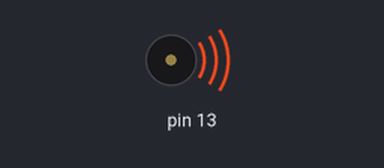
Simulated run of this sketch. Board: Arduino Uno, built with avr-gcc and run on an emulated ATmega328P. Parts: buzzer (waves = sounding).

Above: at 0.2 s.
At 22.0 s:
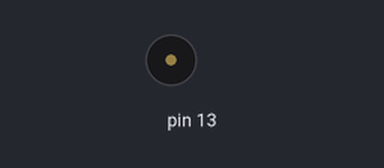
Timing chart, 0 to 23.7 s (numbered marks = the images above):
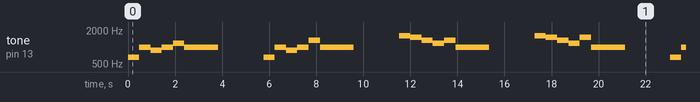

Measured:
- by itself, tone on pin 13: plays 659 Hz for 0.48 s, 988 Hz for 0.48 s, 880 Hz for 0.48 s, 988 Hz for 0.48 s, 1175 Hz for 0.48 s, 988 Hz for 1.4 s … (138 notes in this stretch)

The sketch:

MusicPlayerRTTL.ino
```cpp
// A fun sketch to demonstrate the use of the Tone library.

// To mix the output of the signals to output to a small speaker (i.e. 8 Ohms or higher),
// simply use 1K Ohm resistors from each output pin and tie them together at the speaker.
// Don't forget to connect the other side of the speaker to ground!

// You can get more RTTTL (RingTone Text Transfer Language) songs from
// http://merwin.bespin.org/db/rts/index.php

#include <Tone.h>

Tone tone1;

#define OCTAVE_OFFSET 0

int notes[] = { 0,
NOTE_C4, NOTE_CS4, NOTE_D4, NOTE_DS4, NOTE_E4, NOTE_F4, NOTE_FS4, NOTE_G4, NOTE_GS4, NOTE_A4, NOTE_AS4, NOTE_B4,
NOTE_C5, NOTE_CS5, NOTE_D5, NOTE_DS5, NOTE_E5, NOTE_F5, NOTE_FS5, NOTE_G5, NOTE_GS5, NOTE_A5, NOTE_AS5, NOTE_B5,
NOTE_C6, NOTE_CS6, NOTE_D6, NOTE_DS6, NOTE_E6, NOTE_F6, NOTE_FS6, NOTE_G6, NOTE_GS6, NOTE_A6, NOTE_AS6, NOTE_B6,
NOTE_C7, NOTE_CS7, NOTE_D7, NOTE_DS7, NOTE_E7, NOTE_F7, NOTE_FS7, NOTE_G7, NOTE_GS7, NOTE_A7, NOTE_AS7, NOTE_B7
};


/******

char *song01 = "The Simpsons:d=4,o=5,b=160:c.6,e6,f#6,8a6,g.6,e6,c6,8a,8f#,8f#,8f#,2g,8p,8p,8f#,8f#,8f#,8g,a#.,8c6,8c6,8c6,c6";
char *song02 = "Indiana:d=4,o=5,b=250:e,8p,8f,8g,8p,1c6,8p.,d,8p,8e,1f,p.,g,8p,8a,8b,8p,1f6,p,a,8p,8b,2c6,2d6,2e6,e,8p,8f,8g,8p,1c6,p,d6,8p,8e6,1f.6,g,8p,8g,e.6,8p,d6,8p,8g,e.6,8p,d6,8p,8g,f.6,8p,e6,8p,8d6,2c6";
char *song03 = "TakeOnMe:d=4,o=4,b=160:8f#5,8f#5,8f#5,8d5,8p,8b,8p,8e5,8p,8e5,8p,8e5,8g#5,8g#5,8a5,8b5,8a5,8a5,8a5,8e5,8p,8d5,8p,8f#5,8p,8f#5,8p,8f#5,8e5,8e5,8f#5,8e5,8f#5,8f#5,8f#5,8d5,8p,8b,8p,8e5,8p,8e5,8p,8e5,8g#5,8g#5,8a5,8b5,8a5,8a5,8a5,8e5,8p,8d5,8p,8f#5,8p,8f#5,8p,8f#5,8e5,8e5";
char *song04 = "Entertainer:d=4,o=5,b=140:8d,8d#,8e,c6,8e,c6,8e,2c.6,8c6,8d6,8d#6,8e6,8c6,8d6,e6,8b,d6,2c6,p,8d,8d#,8e,c6,8e,c6,8e,2c.6,8p,8a,8g,8f#,8a,8c6,e6,8d6,8c6,8a,2d6";
char *song05 = "Muppets:d=4,o=5,b=250:c6,c6,a,b,8a,b,g,p,c6,c6,a,8b,8a,8p,g.,p,e,e,g,f,8e,f,8c6,8c,8d,e,8e,8e,8p,8e,g,2p,c6,c6,a,b,8a,b,g,p,c6,c6,a,8b,a,g.,p,e,e,g,f,8e,f,8c6,8c,8d,e,8e,d,8d,c";
char *song06 = "Xfiles:d=4,o=5,b=125:e,b,a,b,d6,2b.,1p,e,b,a,b,e6,2b.,1p,g6,f#6,e6,d6,e6,2b.,1p,g6,f#6,e6,d6,f#6,2b.,1p,e,b,a,b,d6,2b.,1p,e,b,a,b,e6,2b.,1p,e6,2b.";
char *song07 = "Looney:d=4,o=5,b=140:32p,c6,8f6,8e6,8d6,8c6,a.,8c6,8f6,8e6,8d6,8d#6,e.6,8e6,8e6,8c6,8d6,8c6,8e6,8c6,8d6,8a,8c6,8g,8a#,8a,8f";
char *song08 = "20thCenFox:d=16,o=5,b=140:b,8p,b,b,2b,p,c6,32p,b,32p,c6,32p,b,32p,c6,32p,b,8p,b,b,b,32p,b,32p,b,32p,b,32p,b,32p,b,32p,b,32p,g#,32p,a,32p,b,8p,b,b,2b,4p,8e,8g#,8b,1c#6,8f#,8a,8c#6,1e6,8a,8c#6,8e6,1e6,8b,8g#,8a,2b";
char *song09 = "Bond:d=4,o=5,b=80:32p,16c#6,32d#6,32d#6,16d#6,8d#6,16c#6,16c#6,16c#6,16c#6,32e6,32e6,16e6,8e6,16d#6,16d#6,16d#6,16c#6,32d#6,32d#6,16d#6,8d#6,16c#6,16c#6,16c#6,16c#6,32e6,32e6,16e6,8e6,16d#6,16d6,16c#6,16c#7,c.7,16g#6,16f#6,g#.6";
char *song10 = "MASH:d=8,o=5,b=140:4a,4g,f#,g,p,f#,p,g,p,f#,p,2e.,p,f#,e,4f#,e,f#,p,e,p,4d.,p,f#,4e,d,e,p,d,p,e,p,d,p,2c#.,p,d,c#,4d,c#,d,p,e,p,4f#,p,a,p,4b,a,b,p,a,p,b,p,2a.,4p,a,b,a,4b,a,b,p,2a.,a,4f#,a,b,p,d6,p,4e.6,d6,b,p,a,p,2b";
char *song11 = "StarWars:d=4,o=5,b=45:32p,32f#,32f#,32f#,8b.,8f#.6,32e6,32d#6,32c#6,8b.6,16f#.6,32e6,32d#6,32c#6,8b.6,16f#.6,32e6,32d#6,32e6,8c#.6,32f#,32f#,32f#,8b.,8f#.6,32e6,32d#6,32c#6,8b.6,16f#.6,32e6,32d#6,32c#6,8b.6,16f#.6,32e6,32d#6,32e6,8c#6";
char *song12 = "GoodBad:d=4,o=5,b=56:32p,32a#,32d#6,32a#,32d#6,8a#.,16f#.,16g#.,d#,32a#,32d#6,32a#,32d#6,8a#.,16f#.,16g#.,c#6,32a#,32d#6,32a#,32d#6,8a#.,16f#.,32f.,32d#.,c#,32a#,32d#6,32a#,32d#6,8a#.,16g#.,d#";
char *song13 = "TopGun:d=4,o=4,b=31:32p,16c#,16g#,16g#,32f#,32f,32f#,32f,16d#,16d#,32c#,32d#,16f,32d#,32f,16f#,32f,32c#,16f,d#,16c#,16g#,16g#,32f#,32f,32f#,32f,16d#,16d#,32c#,32d#,16f,32d#,32f,16f#,32f,32c#,g#";
char *song14 = "A-Team:d=8,o=5,b=125:4d#6,a#,2d#6,16p,g#,4a#,4d#.,p,16g,16a#,d#6,a#,f6,2d#6,16p,c#.6,16c6,16a#,g#.,2a#";
char *song15 = "Flinstones:d=4,o=5,b=40:32p,16f6,16a#,16a#6,32g6,16f6,16a#.,16f6,32d#6,32d6,32d6,32d#6,32f6,16a#,16c6,d6,16f6,16a#.,16a#6,32g6,16f6,16a#.,32f6,32f6,32d#6,32d6,32d6,32d#6,32f6,16a#,16c6,a#,16a6,16d.6,16a#6,32a6,32a6,32g6,32f#6,32a6,8g6,16g6,16c.6,32a6,32a6,32g6,32g6,32f6,32e6,32g6,8f6,16f6,16a#.,16a#6,32g6,16f6,16a#.,16f6,32d#6,32d6,32d6,32d#6,32f6,16a#,16c.6,32d6,32d#6,32f6,16a#,16c.6,32d6,32d#6,32f6,16a#6,16c7,8a#.6";
char *song16 = "Jeopardy:d=4,o=6,b=125:c,f,c,f5,c,f,2c,c,f,c,f,a.,8g,8f,8e,8d,8c#,c,f,c,f5,c,f,2c,f.,8d,c,a#5,a5,g5,f5,p,d#,g#,d#,g#5,d#,g#,2d#,d#,g#,d#,g#,c.7,8a#,8g#,8g,8f,8e,d#,g#,d#,g#5,d#,g#,2d#,g#.,8f,d#,c#,c,p,a#5,p,g#.5,d#,g#";
char *song17 = "Gadget:d=16,o=5,b=50:32d#,32f,32f#,32g#,a#,f#,a,f,g#,f#,32d#,32f,32f#,32g#,a#,d#6,4d6,32d#,32f,32f#,32g#,a#,f#,a,f,g#,f#,8d#";
char *song18 = "Smurfs:d=32,o=5,b=200:4c#6,16p,4f#6,p,16c#6,p,8d#6,p,8b,p,4g#,16p,4c#6,p,16a#,p,8f#,p,8a#,p,4g#,4p,g#,p,a#,p,b,p,c6,p,4c#6,16p,4f#6,p,16c#6,p,8d#6,p,8b,p,4g#,16p,4c#6,p,16a#,p,8b,p,8f,p,4f#";
char *song19 = "MahnaMahna:d=16,o=6,b=125:c#,c.,b5,8a#.5,8f.,4g#,a#,g.,4d#,8p,c#,c.,b5,8a#.5,8f.,g#.,8a#.,4g,8p,c#,c.,b5,8a#.5,8f.,4g#,f,g.,8d#.,f,g.,8d#.,f,8g,8d#.,f,8g,d#,8c,a#5,8d#.,8d#.,4d#,8d#.";
char *song20 = "LeisureSuit:d=16,o=6,b=56:f.5,f#.5,g.5,g#5,32a#5,f5,g#.5,a#.5,32f5,g#5,32a#5,g#5,8c#.,a#5,32c#,a5,a#.5,c#.,32a5,a#5,32c#,d#,8e,c#.,f.,f.,f.,f.,f,32e,d#,8d,a#.5,e,32f,e,32f,c#,d#.,c#";
char *song21 = "MissionImp:d=16,o=6,b=95:32d,32d#,32d,32d#,32d,32d#,32d,32d#,32d,32d,32d#,32e,32f,32f#,32g,g,8p,g,8p,a#,p,c7,p,g,8p,g,8p,f,p,f#,p,g,8p,g,8p,a#,p,c7,p,g,8p,g,8p,f,p,f#,p,a#,g,2d,32p,a#,g,2c#,32p,a#,g,2c,a#5,8c,2p,32p,a#5,g5,2f#,32p,a#5,g5,2f,32p,a#5,g5,2e,d#,8d";
char *song22 = "DoomLev1:d=32,o=5,b=56:f,f,f6,f,f,d#6,f,f,c#6,f,f,b,f,f,c6,c#6,f,f,f6,f,f,d#6,f,f,c#6,f,f,8b.,f,f,f6,f,f,d#6,f,f,c#6,f,f,b,f,f,c6,c#6,f,f,f6,f,f,d#6,f,f,c#6,f,f,8b.,a#,a#,a#6,a#,a#,g#6,a#,a#,f#6,a#,a#,e6,a#,a#,f6,f#6,a#,a#,a#6,a#,a#,g#6,a#,a#,f#6,a#,a#,8e6";
char *song23 = "ZeldaTheme:d=16,o=6,b=50:8b5,8f#.5,b5,32b5,32c#,32d#,32e,4f#,f#,32f#.,32g.,32a.,4b,32b,32b.,32a.,32g.,a.,32g.,4f#,8f#,e,32e,32f#,4g,f#,e,d,32d,32e,4f#,e,d,c#,32c#,32d#,4f,8g#,4f#";
char *song24 = "TMNT:d=4,o=5,b=100:8e,8f#,8e,8f#,8e,16f#,8e.,8f#,8g,8a,8g,8a,8g,16a,8g.,8a,8c6,8d6,8c6,8d6,8c6,16d6,8c.6,8d6,16a,16a,16a,16a,8g,8a,8p,16a,16a,16a,16a";
char *song25 = "Tequila:d=16,o=5,b=100:c#,f#,p,f#,f#,g#,e,p,f#,p,c#,4p,c#,f#,p,f#,f#,g#,e,p,f#,4p,c#,f#,p,f#,f#,g#,e,p,f#,p,c#,4p,c#,f#,p,f#,f#,g#,e,p,f#,4p,c#,f#,g#,2a,f#,4p,c#,f#,g#,2a,f#,4p,g#,p,g#,p,g#,g#,p,c#6";
char *song26 = "Puff:d=4,o=5,b=70:8b.,16b,8b,8b,a#,f#,g#,8b,8b,f#.,8f#,16e,8e,8f#.,8e,16d#,8f#,8b.,16b,16b,8b,8g#,16a#,8b,c#.6,16b,8b.,8b,8b,8a#,f#.,8g#,8g#,8b,8b,f#.,8f#,8e,8e,8f#,8e,16d#,8f#,b,16b,16g#,8b.,8a#,8c#6,b";
char *song27 = "Ironic:d=16,o=5,b=40:32p,32g,g,c6,32b,4g,32g,32e,32g,8g,8a,32g,g,c6,32b,a,32a#,a,4g,32g,32e,a,g,a,8e,32g,g,c6,32b,4g,32g,32e,g,g,g,4a,32g,a#,a,g,8a,f,32a,4g";
char *song28 = "LikeAVirgin:d=16,o=5,b=80:c#,d#,8f#,2d#,8g#,g#,32f#.,g#,g#,8c#6,2a#,c#,d#,8a#,8g#,f#,8g#,4d#.,32f#.,g#,8f#,4d#.,c#,32a#.,f#,g#,8f#,g#,f#,f,8d#";
char *song29 = "AllStar:d=4,o=5,b=40:16g.,32d.6,32b.,16b.,32a.,32g.,32g.,16c.6,32b.,32b.,32a.,32a.,16g.,32g.,32d.6,32b.,32b.,32a.,32a.,32g.,32g.,16e.,d,32g.,32g.,32d.6,32b.,32b.,32a.,32a.,32g.,32g.,16c.6,32b.,32b.,32a.,32a.,32g.,32g.,16d.6,32b.,32b.,16a.,32g.,32g.,16a.,8e";
char *song30 = "Graduation:d=4,o=5,b=140:8e6,8g6,g6,d6,p,8c6,8e6,e6,b,p,8a,8c6,c6,g,p,8a,8c6,8c6,8b,b,8p,8e6,8g6,g6,d6,p,8c6,8e6,e6,b,p,8a,8c6,c6,g,p,8a,8c6,8c6,8b,b";
char *song31 = "Canon:d=16,o=6,b=125:8a#.,g.,g#.,8a#.,g.,g#.,a#.,a#.5,c.,d.,d#.,f.,g.,g#.,8g.,d#.,f.,8g.,g.5,g#.5,a#.5,c.,a#.5,g#.5,a#.5,g.5,g#.5,a#.5,8g#.5,c.,a#.5,8g#.5,g.5,f.5,g.5,f.5,d#.5,f.5,g.5,g#.5,a#.5,c.,8g#.5,c.,a#.5,8c.,d.,d#.,a#.5,c.,d.,d#.,f.,g.,g#.,8a#";
char *song32 = "KnightRider:d=4,o=5,b=125:16e,16p,16f,16e,16e,16p,16e,16e,16f,16e,16e,16e,16d#,16e,16e,16e,16e,16p,16f,16e,16e,16p,16f,16e,16f,16e,16e,16e,16d#,16e,16e,16e,16d,16p,16e,16d,16d,16p,16e,16d,16e,16d,16d,16d,16c,16d,16d,16d,16d,16p,16e,16d,16d,16p,16e,16d,16e,16d,16d,16d,16c,16d,16d,16d";
char *song33 = "MacGyver:d=4,o=6,b=150:8b4,8e5,8a5,8b5,a5,8e5,8b4,8p,8e5,8a5,8b5,8a5,8e5,b4,8p,8e5,8a5,8b5,a5,8e5,8b4,8p,8a5,8d,8c,8d,8c,8b5,8a5,8b4,8e5,8a5,8b5,a5,8e5,8b4,8p,8e5,8a5,8b5,8a5,8e5,b4,8p,8e5,8a5,8b5,a5,8e5,8b4,8p,8a5,8d,8c,8d,8c,8b5,8a5,b5,8p,2b5,8p,b5,8p,a5,d.,b5,8p,2b5,8p,8b5,8p,2a5,p,8c,8c,8c,8c,8c,8c,2b5,16p,8f#5,8a5,8p,2g5,8p,8c,8c,8p,b5,8a5,8b5,8a5,8g5,8p,e,2a5,16p,8c,8c,8p,2b5,8p,8f#5,8a5,8p,2g5,8p,8c,8c,8p,4b5,8a5,8b5,8a5,8g5,8p,4e,2a5,2b5,32p,8c,8b5,8a5,c,8b5,8a5,8d,8c,8b5,d,8c,8b5,e,8d,8e,f#,b5,g,8p,f#,f,b5,8g,8e,8b5,8f#,8d,8a5,8e,8c,8g5,8d,8b5,8g5,8c,8e5,8b5,8d5,8c,8b5,8a5,8g5,a#5,a5,8g,8g5,8d,8g5,8d#,8d#5,8a#5,8a5,8g5,8g4,8d5,8g4,8d#5,8g4,8a#4,8a4,8g4,8g4,8g4,8g4,8g4,8g4,8g4";

*********/

void setup(void){
  tone1.begin(13);
}

#define isdigit(n) (n >= '0' && n <= '9')

void play_rtttl(char *p){

  byte default_dur = 4;
  byte default_oct = 6;
  int bpm = 63; //63
  int num;
  long wholenote;
  long duration;
  byte note;
  byte scale;

  while(*p != ':')
    p++;

  p++;

  if(*p == 'd'){
    p++;

    p++;
    num = 0;

    while(isdigit(*p))
      num = (num * 10) + (*p++ - '0');

    if(num > 0) default_dur = num;

    p++;
  }

  if(*p == 'o'){
    p++; p++;
    num = *p++ - '0';

    if(num >= 3 && num <=7) default_oct = num;

    p++;
  }

  if(*p == 'b'){
    p++; p++;
    num = 0;

    while(isdigit(*p))
      num = (num * 10) + (*p++ - '0');

    bpm = num;
    p++;
  }

  wholenote = (60 * 1000L / bpm) * 4;

  while(*p){
        num = 0;

    while(isdigit(*p))
      num = (num * 10) + (*p++ - '0');


    if(num) duration = wholenote / num;
    else duration = wholenote / default_dur;

    note = 0;

    switch(*p){
      case 'c':
        note = 1;
        break;
      case 'd':
        note = 3;
        break;
      case 'e':
        note = 5;
        break;
      case 'f':
        note = 6;
        break;
      case 'g':
        note = 8;
        break;
      case 'a':
        note = 10;
        break;
      case 'b':
        note = 12;
        break;
      case 'p':
      default:
        note = 0;
    }
    p++;

    if(*p == '#'){
      note++;
      p++;
    }

    if(*p == '.'){
      duration += duration/2;
      p++;
    }

    if(isdigit(*p)){
      scale = *p - '0';
      p++;
    }else{
      scale = default_oct;
    }

    scale += OCTAVE_OFFSET;

    if(*p == ',')
      p++;


    if(note){
      tone1.play(notes[(scale - 4) * 12 + note]);
      delay(duration);
      tone1.stop();
    }else{
      delay(duration);
    }
  }
}

//char *songA = "StarWars:d=4,o=5,b=45:32p,32f#,32f#,32f#,8b.,8f#.6,32e6,32d#6,32c#6,8b.6,16f#.6,32e6,32d#6,32c#6,8b.6,16f#.6,32e6,32d#6,32e6,8c#.6,32f#,32f#,32f#,8b.,8f#.6,32e6,32d#6,32c#6,8b.6,16f#.6,32e6,32d#6,32c#6,8b.6,16f#.6,32e6,32d#6,32e6,8c#6";
//char *songB = "ZeldaTheme:d=16,o=6,b=50:8b5,8f#.5,b5,32b5,32c#,32d#,32e,4f#,f#,32f#.,32g.,32a.,4b,32b,32b.,32a.,32g.,a.,32g.,4f#,8f#,e,32e,32f#,4g,f#,e,d,32d,32e,4f#,e,d,c#,32c#,32d#,4f,8g#,4f#";
//char *songC = "TMNT:d=4,o=5,b=100:8e,8f#,8e,8f#,8e,16f#,8e.,8f#,8g,8a,8g,8a,8g,16a,8g.,8a,8c6,8d6,8c6,8d6,8c6,16d6,8c.6,8d6,16a,16a,16a,16a,8g,8a,8p,16a,16a,16a,16a";
//char *songD = "Ironic:d=16,o=5,b=40:32p,32g,g,c6,32b,4g,32g,32e,32g,8g,8a,32g,g,c6,32b,a,32a#,a,4g,32g,32e,a,g,a,8e,32g,g,c6,32b,4g,32g,32e,g,g,g,4a,32g,a#,a,g,8a,f,32a,4g";
//char *songE = "LikeAVirgin:d=16,o=5,b=80:c#,d#,8f#,2d#,8g#,g#,32f#.,g#,g#,8c#6,2a#,c#,d#,8a#,8g#,f#,8g#,4d#.,32f#.,g#,8f#,4d#.,c#,32a#.,f#,g#,8f#,g#,f#,f,8d#";
//char *songF = "KnightRider:d=4,o=5,b=125:16e,16p,16f,16e,16e,16p,16e,16e,16f,16e,16e,16e,16d#,16e,16e,16e,16e,16p,16f,16e,16e,16p,16f,16e,16f,16e,16e,16e,16d#,16e,16e,16e,16d,16p,16e,16d,16d,16p,16e,16d,16e,16d,16d,16d,16c,16d,16d,16d,16d,16p,16e,16d,16d,16p,16e,16d,16e,16d,16d,16d,16c,16d,16d,16d";
//char *songG = "MacGyver:d=4,o=6,b=150:8b4,8e5,8a5,8b5,a5,8e5,8b4,8p,8e5,8a5,8b5,8a5,8e5,b4,8p,8e5,8a5,8b5,a5,8e5,8b4,8p,8a5,8d,8c,8d,8c,8b5,8a5,8b4,8e5,8a5,8b5,a5,8e5,8b4,8p,8e5,8a5,8b5,8a5,8e5,b4,8p,8e5,8a5,8b5,a5,8e5,8b4,8p,8a5,8d,8c,8d,8c,8b5,8a5,b5,8p,2b5,8p,b5,8p,a5,d.,b5,8p,2b5,8p,8b5,8p,2a5,p,8c,8c,8c,8c,8c,8c,2b5,16p,8f#5,8a5,8p,2g5,8p,8c,8c,8p,b5,8a5,8b5,8a5,8g5,8p,e,2a5,16p,8c,8c,8p,2b5,8p,8f#5,8a5,8p,2g5,8p,8c,8c,8p,4b5,8a5,8b5,8a5,8g5,8p,4e,2a5,2b5,32p,8c,8b5,8a5,c,8b5,8a5,8d,8c,8b5,d,8c,8b5,e,8d,8e,f#,b5,g,8p,f#,f,b5,8g,8e,8b5,8f#,8d,8a5,8e,8c,8g5,8d,8b5,8g5,8c,8e5,8b5,8d5,8c,8b5,8a5,8g5,a#5,a5,8g,8g5,8d,8g5,8d#,8d#5,8a#5,8a5,8g5,8g4,8d5,8g4,8d#5,8g4,8a#4,8a4,8g4,8g4,8g4,8g4,8g4,8g4,8g4";
char *songH = "Xfiles:d=4,o=5,b=125:e,b,a,b,d6,2b.,1p,e,b,a,b,e6,2b.,1p,g6,f#6,e6,d6,e6,2b.,1p,g6,f#6,e6,d6,f#6,2b.,1p,e,b,a,b,d6,2b.,1p,e,b,a,b,e6,2b.,1p,e6,2b.";
//char *songI = "MissionImp:d=16,o=6,b=95:32d,32d#,32d,32d#,32d,32d#,32d,32d#,32d,32d,32d#,32e,32f,32f#,32g,g,8p,g,8p,a#,p,c7,p,g,8p,g,8p,f,p,f#,p,g,8p,g,8p,a#,p,c7,p,g,8p,g,8p,f,p,f#,p,a#,g,2d,32p,a#,g,2c#,32p,a#,g,2c,a#5,8c,2p,32p,a#5,g5,2f#,32p,a#5,g5,2f,32p,a#5,g5,2e,d#,8d";

void loop(void){
  play_rtttl(songH);

}
```
